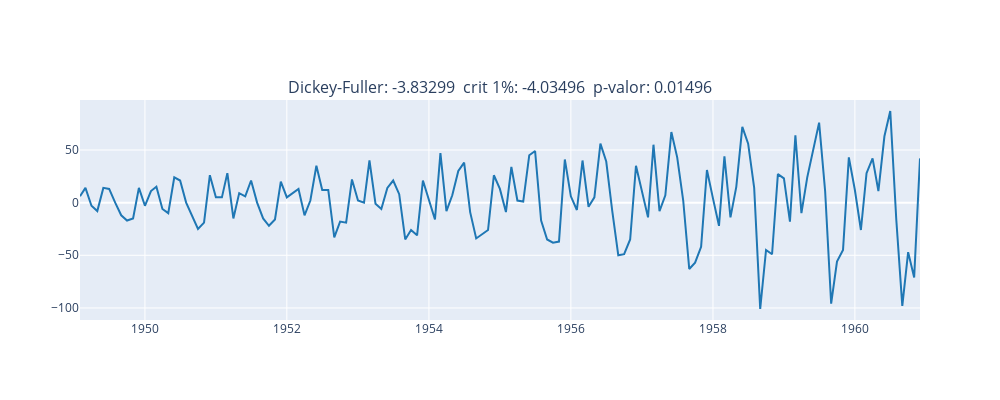

Source (notebook cell):
### Code cell
plot_adf(df_air.set_index('Período')['diff'].dropna(), 'Qtd passageiros')

### Figure 1 — Plotly figure (JSON) as saved in the notebook; plotly's stock layout.template omitted (floating-point values rounded to 4 significant figures; data arrays with more than 128 entries replaced by an {"elided": "..."} marker saying what was removed)
{"data": [{"line": {"color": "#1f77b4"}, "type": "scatter", "x": {"elided": "143 str values"}, "xaxis": "x", "y": {"elided": "143 int values"}, "yaxis": "y"}], "layout": {"annotations": [{"font": {"size": 16}, "showarrow": false, "text": "Dickey-Fuller: -3.83299\t crit 1%: -4.03496\t p-valor: 0.01496", "x": 0.5, "xanchor": "center", "xref": "paper", "y": 1, "yanchor": "bottom", "yref": "paper"}], "height": 400, "showlegend": false, "width": 1000, "xaxis": {"anchor": "y", "domain": [0, 1]}, "yaxis": {"anchor": "x", "domain": [0, 1]}}}
